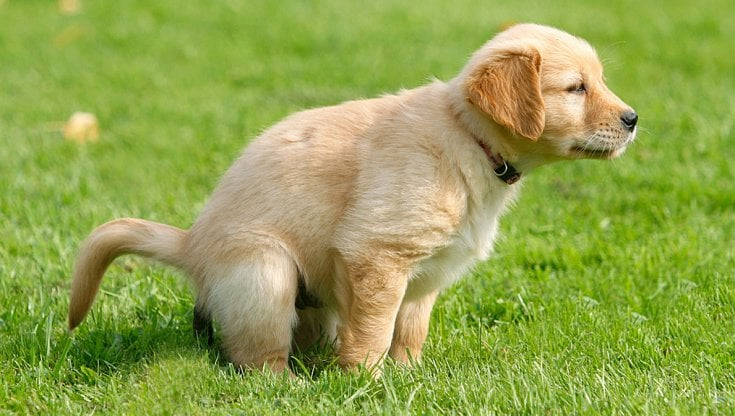
#> input picture CV2/data/Cane_test.jpg, 735 x 416 px
$ python masking.py
#> lines starting #> are read from the running program, lines starting #| are printed output that depends on the picture; after the words box and inside, x2 and y2 are one past the last pixel; in counts of white or black regions, pixels touching at a corner belong together
import cv2 as cv
import numpy as np

# Masking let us focusing in a particular part of the image

img = cv.imread('data/Cane_test.jpg')
#> img is the input picture: shape (416, 735, 3); mean B, G, R 78.2, 162.7, 146.4
cv.imshow('Original', img)

blank = np.zeros(img.shape[:2], dtype='uint8')

mask = cv.circle(blank, (img.shape[1]//2, img.shape[0]//2), 100, 255, -1)
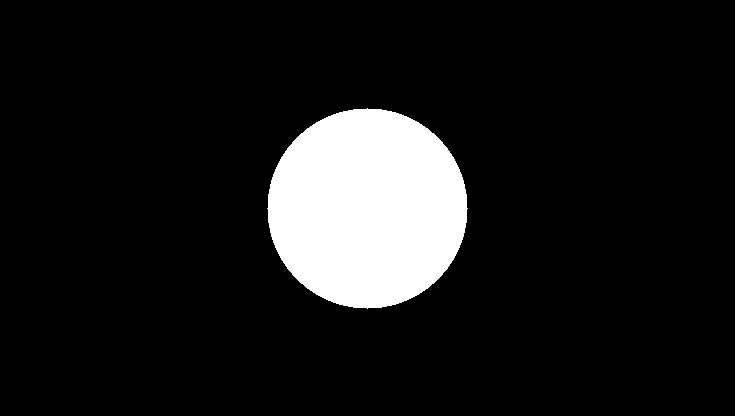
#> blank: shape (416, 735); 10.3% white; 1 white region, box (x1, y1, x2, y2) and area: (267, 108, 468, 309) 31417
cv.imshow('Mask', mask)

masked = cv.bitwise_and(img, img, mask=mask)
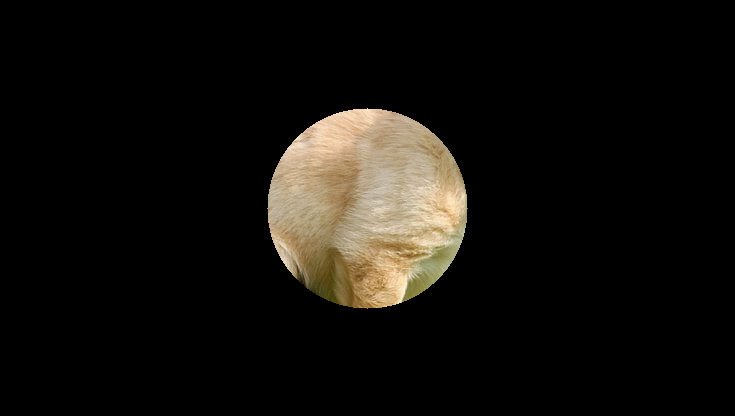
#> masked: shape (416, 735, 3); mean B, G, R 12.9, 16.8, 19.1
cv.imshow('Masked', masked)

cv.waitKey(0)

$ run again, with CV2/data/Tigre_test.jpg copied over CV2/data/Cane_test.jpg
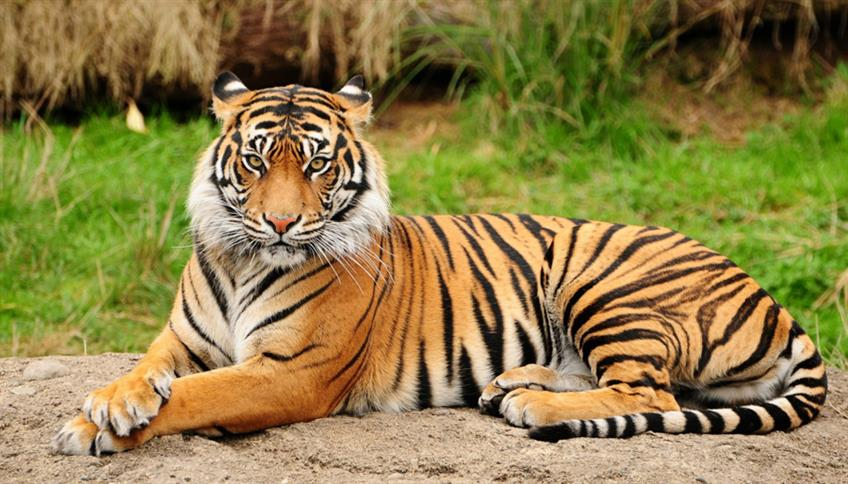
#> input picture CV2/data/Tigre_test.jpg, 848 x 484 px
#> img is the input picture: shape (484, 848, 3); mean B, G, R 72, 126.9, 142.3
#> `mask = cv.circle(blank, (img.shape[1]//2, img.shape[0]//2), 100, 255, ..`:
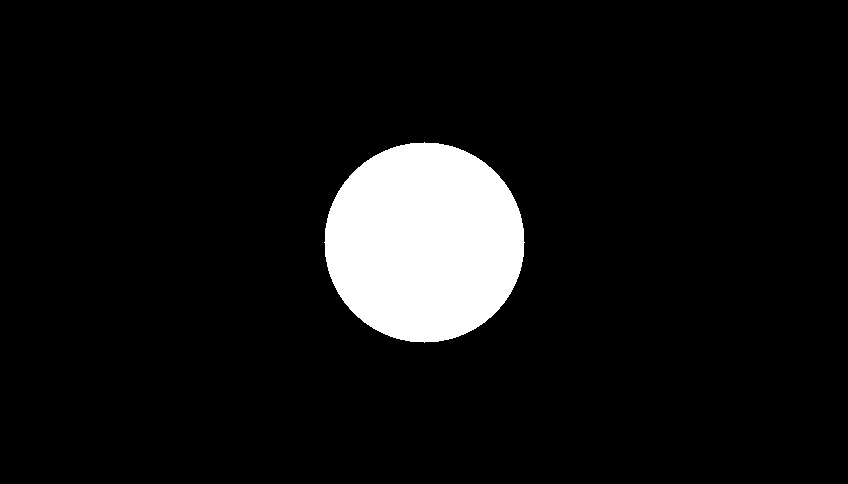
#> blank: shape (484, 848); 7.7% white; 1 white region, box (x1, y1, x2, y2) and area: (324, 142, 525, 343) 31417
#> `masked = cv.bitwise_and(img, img, mask=mask)`:
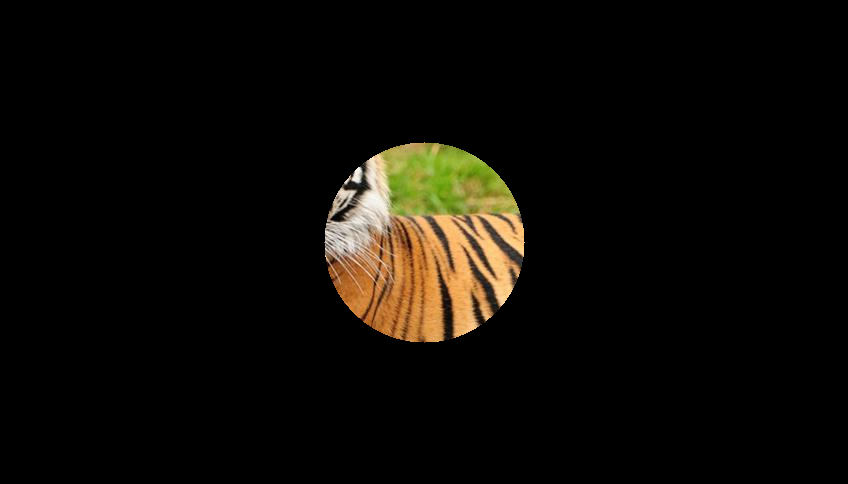
#> masked: shape (484, 848, 3); mean B, G, R 6.1, 10.8, 13.3

$ run again, with CV2/data/butterfly.jpg copied over CV2/data/Cane_test.jpg
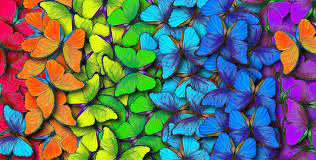
#> input picture CV2/data/butterfly.jpg, 316 x 160 px
#> img is the input picture: shape (160, 316, 3); mean B, G, R 102.7, 110.2, 98.2
#> `mask = cv.circle(blank, (img.shape[1]//2, img.shape[0]//2), 100, 255, ..`:
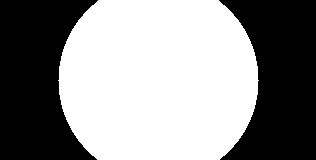
#> blank: shape (160, 316); 55.7% white; 2 black regions, box (x1, y1, x2, y2) and area: (0, 0, 98, 160) 11286, (219, 0, 316, 160) 11126
#> `masked = cv.bitwise_and(img, img, mask=mask)`:
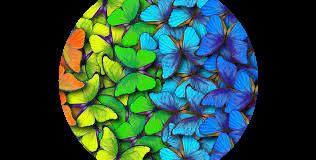
#> masked: shape (160, 316, 3); mean B, G, R 58.8, 73.8, 40.3

$ run again, with CV2/data/cars.jpg copied over CV2/data/Cane_test.jpg
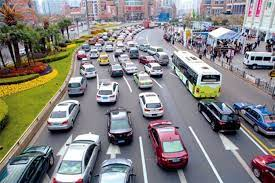
#> input picture CV2/data/cars.jpg, 275 x 183 px
#> img is the input picture: shape (183, 275, 3); mean B, G, R 128.8, 130.3, 132.5
#> `mask = cv.circle(blank, (img.shape[1]//2, img.shape[0]//2), 100, 255, ..`:
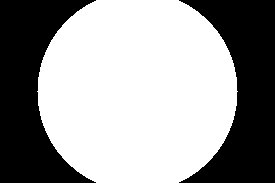
#> blank: shape (183, 275); 60.6% white; 2 black regions, box (x1, y1, x2, y2) and area: (0, 0, 96, 183) 9913, (179, 0, 275, 183) 9913
#> `masked = cv.bitwise_and(img, img, mask=mask)`:
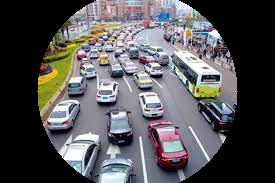
#> masked: shape (183, 275, 3); mean B, G, R 84.7, 83.5, 84.4
